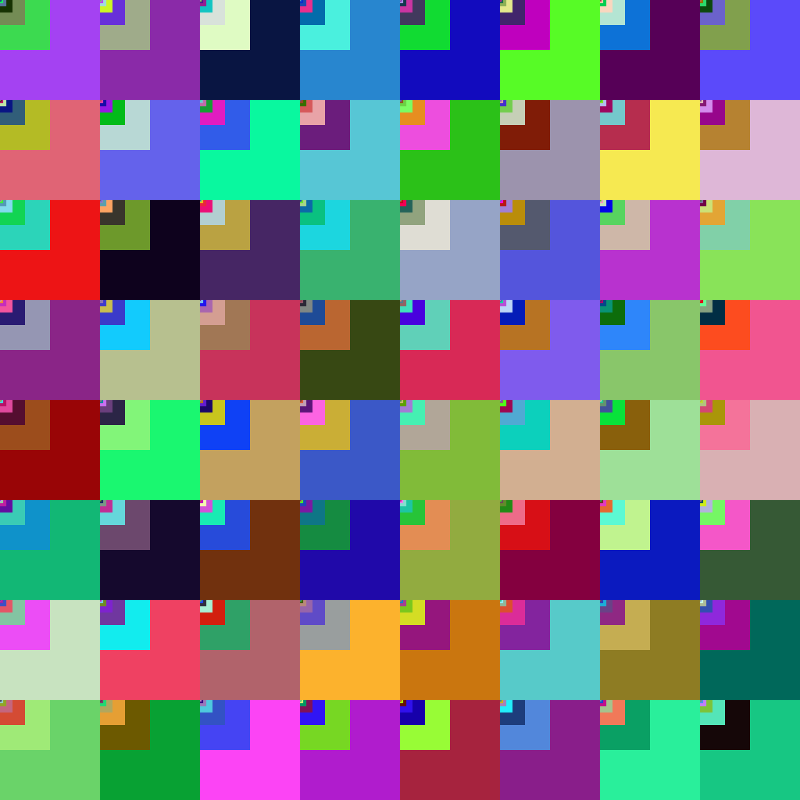
Frame 1 (no input)
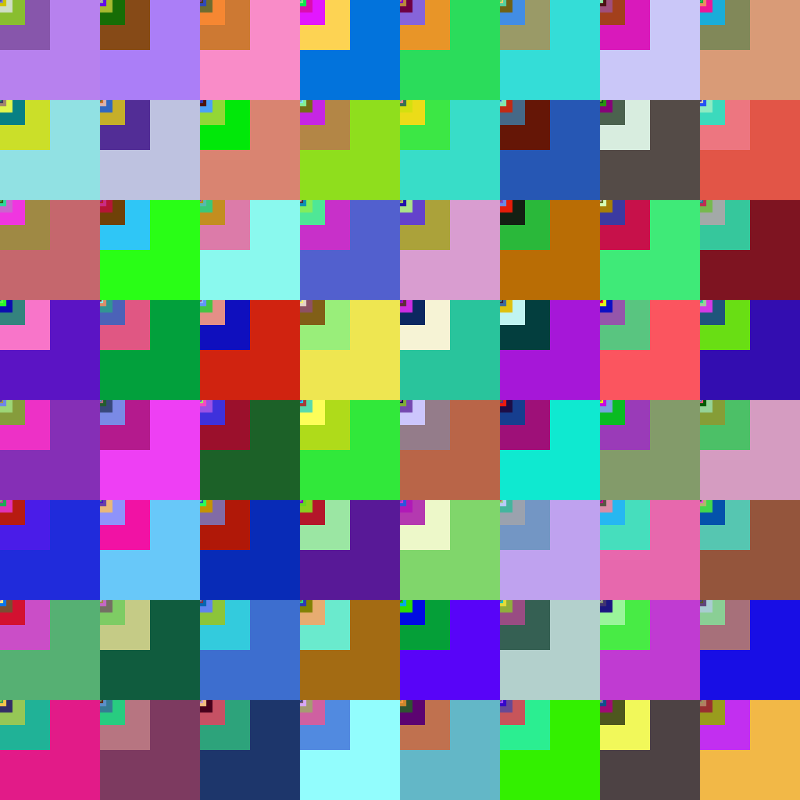
Frame 60 (the mouse pressed at the canvas centre just before this capture)
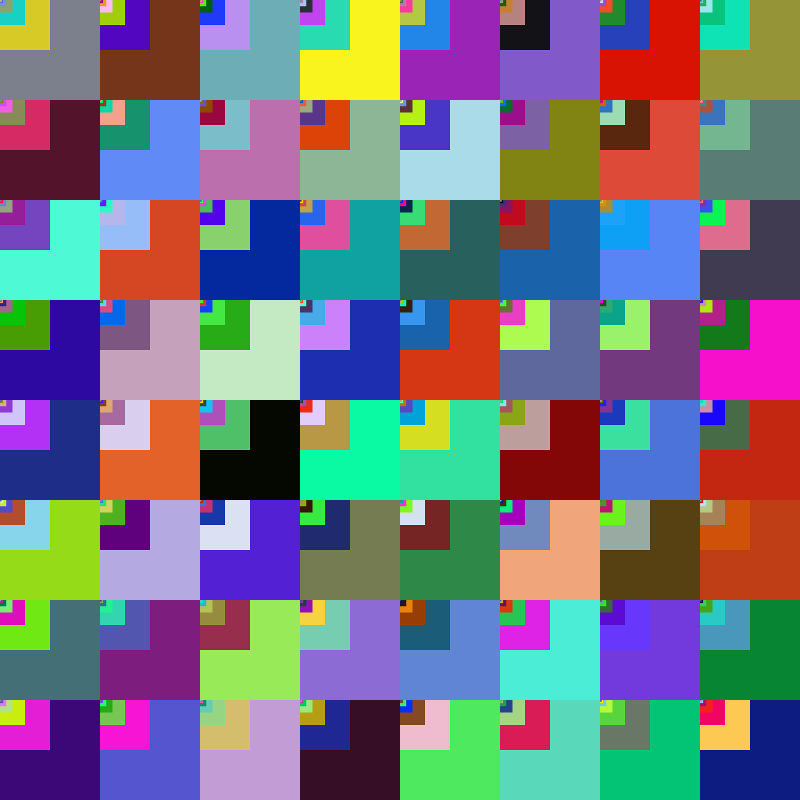
Frame 120 (the mouse held since frame 60 and released just before this capture)

The Processing sketch that drew these frames (run headless with seeded random() and noise(); from frame 60 on, the mouse is pressed at the canvas centre):

// Processing sketch: random_squares_tile
// ── random_squares_tile.pde
import java.util.*; 

float line = 0; 
float column = 0; 
float w = 0;
PGraphics buffer;

void setup() {
  size(800, 800);
  background(255);
  //noLoop();
  w = 200;

  buffer = createGraphics(200, 200);
}


void draw() {

  for (int x = 0; x < width; x+=100) {
    for (int y =0; y < height; y+=100) {
      w = 200;
      while (w >=0.1) {
        randomShape(buffer, 0, 0, w);
        //w = w * exp(-map(mouseX,0,width,0.1,1.0));
        //w = w - map(mouseX,0,width,10,50);
        w = w*0.5;
      }
      image(buffer, x, y, 100, 100);
    }
  }
  //noLoop();
}

void keyPressed() {
  if (key == ' ') {
    noLoop();
  } else  if (key == 's') {
    Date d = new Date(); 
    String fname = "output-"+ d.getTime() + ".png";
    save(fname);
  }
}
void randomShape(PGraphics pg, float px, float py, float w) {
  pg.beginDraw();

  pg.pushMatrix();
  pg.pushStyle();
  pg.translate(px+w/2, py+w/2);
  pg.noStroke();
  pg.fill(random(255), random(255), random(255));
  pg.rectMode(CENTER);
  pg.rect(0, 0, w, w);     
  pg.popStyle();
  pg.popMatrix();
  pg.endDraw();
}
